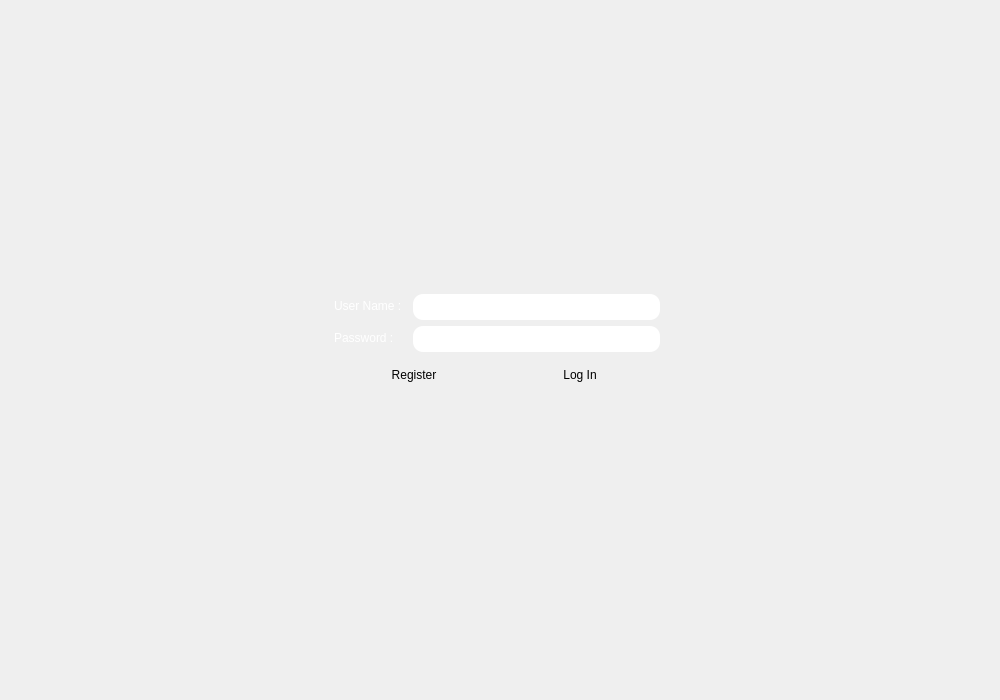
<?xml version="1.0" encoding="UTF-8"?>
<ui version="4.0">
 <class>LoginWindow</class>
 <widget class="QMainWindow" name="LoginWindow">
  <property name="geometry">
   <rect>
    <x>0</x>
    <y>0</y>
    <width>1000</width>
    <height>700</height>
   </rect>
  </property>
  <property name="minimumSize">
   <size>
    <width>0</width>
    <height>0</height>
   </size>
  </property>
  <property name="windowTitle">
   <string>Login Window</string>
  </property>
  <property name="styleSheet">
   <string notr="true">background-image: url(:/images/background/images/background (3).png);
background-position: center;
</string>
  </property>
  <property name="tabShape">
   <enum>QTabWidget::TabShape::Triangular</enum>
  </property>
  <widget class="QWidget" name="centralwidget">
   <layout class="QGridLayout" name="gridLayout">
    <item row="1" column="3">
     <spacer name="horizontalSpacer_2">
      <property name="orientation">
       <enum>Qt::Orientation::Horizontal</enum>
      </property>
      <property name="sizeHint" stdset="0">
       <size>
        <width>40</width>
        <height>20</height>
       </size>
      </property>
     </spacer>
    </item>
    <item row="0" column="1">
     <spacer name="verticalSpacer_2">
      <property name="orientation">
       <enum>Qt::Orientation::Vertical</enum>
      </property>
      <property name="sizeHint" stdset="0">
       <size>
        <width>20</width>
        <height>40</height>
       </size>
      </property>
     </spacer>
    </item>
    <item row="2" column="1">
     <spacer name="verticalSpacer">
      <property name="orientation">
       <enum>Qt::Orientation::Vertical</enum>
      </property>
      <property name="sizeHint" stdset="0">
       <size>
        <width>20</width>
        <height>40</height>
       </size>
      </property>
     </spacer>
    </item>
    <item row="1" column="1">
     <layout class="QFormLayout" name="formLayout">
      <item row="0" column="0">
       <widget class="QLabel" name="label">
        <property name="enabled">
         <bool>true</bool>
        </property>
        <property name="styleSheet">
         <string notr="true">color: rgb(255, 255, 255);</string>
        </property>
        <property name="text">
         <string>User Name : </string>
        </property>
       </widget>
      </item>
      <item row="0" column="1">
       <widget class="QLineEdit" name="usernameLineEdit">
        <property name="enabled">
         <bool>true</bool>
        </property>
        <property name="styleSheet">
         <string notr="true">background-image: url(:/images/background/images/witeBackground.png); 
border-radius: 10px;
padding: 5px;
</string>
        </property>
       </widget>
      </item>
      <item row="1" column="0">
       <widget class="QLabel" name="label_2">
        <property name="enabled">
         <bool>true</bool>
        </property>
        <property name="styleSheet">
         <string notr="true">color: rgb(255, 255, 255);</string>
        </property>
        <property name="text">
         <string>Password :    </string>
        </property>
       </widget>
      </item>
      <item row="1" column="1">
       <widget class="QLineEdit" name="passwordLineEdit">
        <property name="enabled">
         <bool>true</bool>
        </property>
        <property name="styleSheet">
         <string notr="true">background-image: url(:/images/background/images/witeBackground.png); 
border-radius: 10px;
padding: 5px;
</string>
        </property>
        <property name="text">
         <string/>
        </property>
        <property name="echoMode">
         <enum>QLineEdit::EchoMode::Password</enum>
        </property>
       </widget>
      </item>
      <item row="3" column="0" colspan="2">
       <widget class="QLabel" name="errorLabel">
        <property name="enabled">
         <bool>true</bool>
        </property>
        <property name="styleSheet">
         <string notr="true">color: rgb(216, 0, 0);
background: transparent;
border-radius: 10px;


</string>
        </property>
        <property name="text">
         <string/>
        </property>
       </widget>
      </item>
      <item row="2" column="0" colspan="2">
       <layout class="QHBoxLayout" name="horizontalLayout">
        <item>
         <widget class="QPushButton" name="registerButton">
          <property name="enabled">
           <bool>true</bool>
          </property>
          <property name="styleSheet">
           <string notr="true">background-image: url(:/images/background/images/witeBackground.png); 
border-radius: 15px;
padding: 10px;
</string>
          </property>
          <property name="text">
           <string>Register</string>
          </property>
          <property name="iconSize">
           <size>
            <width>16</width>
            <height>16</height>
           </size>
          </property>
         </widget>
        </item>
        <item>
         <widget class="QPushButton" name="loginButton">
          <property name="enabled">
           <bool>true</bool>
          </property>
          <property name="styleSheet">
           <string notr="true">background-image: url(:/images/background/images/witeBackground.png); 
border-radius: 15px;
padding: 10px;
</string>
          </property>
          <property name="text">
           <string>Log In</string>
          </property>
          <property name="iconSize">
           <size>
            <width>16</width>
            <height>16</height>
           </size>
          </property>
         </widget>
        </item>
       </layout>
      </item>
     </layout>
    </item>
    <item row="1" column="0">
     <spacer name="horizontalSpacer">
      <property name="orientation">
       <enum>Qt::Orientation::Horizontal</enum>
      </property>
      <property name="sizeHint" stdset="0">
       <size>
        <width>40</width>
        <height>20</height>
       </size>
      </property>
     </spacer>
    </item>
    <item row="0" column="3">
     <layout class="QGridLayout" name="gridLayout_3">
      <item row="1" column="1">
       <spacer name="verticalSpacer_3">
        <property name="orientation">
         <enum>Qt::Orientation::Vertical</enum>
        </property>
        <property name="sizeType">
         <enum>QSizePolicy::Policy::Fixed</enum>
        </property>
        <property name="sizeHint" stdset="0">
         <size>
          <width>20</width>
          <height>150</height>
         </size>
        </property>
       </spacer>
      </item>
      <item row="0" column="1">
       <widget class="QLabel" name="logoLabel">
        <property name="styleSheet">
         <string notr="true">image: url(:/images/logo/images/nweLogo.png);
background: transparent;
border: none;</string>
        </property>
        <property name="text">
         <string/>
        </property>
       </widget>
      </item>
      <item row="0" column="0">
       <spacer name="horizontalSpacer_3">
        <property name="orientation">
         <enum>Qt::Orientation::Horizontal</enum>
        </property>
        <property name="sizeType">
         <enum>QSizePolicy::Policy::Fixed</enum>
        </property>
        <property name="sizeHint" stdset="0">
         <size>
          <width>150</width>
          <height>20</height>
         </size>
        </property>
       </spacer>
      </item>
     </layout>
    </item>
   </layout>
  </widget>
 </widget>
 <resources/>
 <connections/>
</ui>
